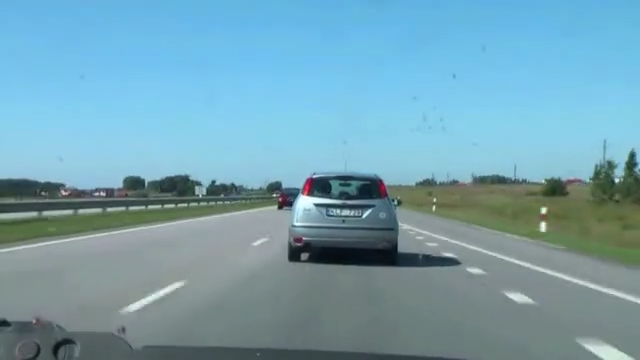
//> input picture data/lane01.bmp, 640 x 360 px, given in place of subProject.avi, which was not available
$ ./sliding_drive   (built with g++ and OpenCV 4)
//> lines starting //> are read from the running program, lines starting //| are printed output that depends on the picture; after the words box and inside, x2 and y2 are one past the last pixel; in counts of white or black regions, pixels touching at a corner belong together; pictures that were not available may be replaced by others from this repository, and a replacement may not be noted
#include <iostream>
#include "opencv2/opencv.hpp"
#include <fstream>
#include <algorithm >

using namespace std;
using namespace cv;

vector<Point> matrix_oper(Mat frame, Mat per_mat_tosrc, int lx1, int ly1, int lx2, int ly2, int rx1, int ry1, int rx2, int ry2) {
	vector<Point> warp_left_line, warp_right_line;

	int new_lx1, new_ly1, new_lx2, new_ly2;
	new_lx1 = (per_mat_tosrc.at<double>(0, 0) * lx1 + per_mat_tosrc.at<double>(0, 1) * ly1 + per_mat_tosrc.at<double>(0, 2)) /
		(per_mat_tosrc.at<double>(2, 0) * lx1 + per_mat_tosrc.at<double>(2, 1) * ly1 + per_mat_tosrc.at<double>(2, 2));

	new_ly1 = (per_mat_tosrc.at<double>(1, 0) * lx1 + per_mat_tosrc.at<double>(1, 1) * ly1 + per_mat_tosrc.at<double>(1, 2)) /
		(per_mat_tosrc.at<double>(2, 0) * lx1 + per_mat_tosrc.at<double>(2, 1) * ly1 + per_mat_tosrc.at<double>(2, 2));

	new_lx2 = (per_mat_tosrc.at<double>(0, 0) * lx2 + per_mat_tosrc.at<double>(0, 1) * ly2 + per_mat_tosrc.at<double>(0, 2)) /
		(per_mat_tosrc.at<double>(2, 0) * lx2 + per_mat_tosrc.at<double>(2, 1) * ly2 + per_mat_tosrc.at<double>(2, 2));

	new_ly2 = (per_mat_tosrc.at<double>(1, 0) * lx2 + per_mat_tosrc.at<double>(1, 1) * ly2 + per_mat_tosrc.at<double>(1, 2)) /
		(per_mat_tosrc.at<double>(2, 0) * lx2 + per_mat_tosrc.at<double>(2, 1) * ly2 + per_mat_tosrc.at<double>(2, 2));

	int new_rx1, new_ry1, new_rx2, new_ry2;
	new_rx1 = (per_mat_tosrc.at<double>(0, 0) * rx1 + per_mat_tosrc.at<double>(0, 1) * ry1 + per_mat_tosrc.at<double>(0, 2)) /
		(per_mat_tosrc.at<double>(2, 0) * rx1 + per_mat_tosrc.at<double>(2, 1) * ry1 + per_mat_tosrc.at<double>(2, 2));

	new_ry1 = (per_mat_tosrc.at<double>(1, 0) * rx1 + per_mat_tosrc.at<double>(1, 1) * ry1 + per_mat_tosrc.at<double>(1, 2)) /
		(per_mat_tosrc.at<double>(2, 0) * rx1 + per_mat_tosrc.at<double>(2, 1) * ry1 + per_mat_tosrc.at<double>(2, 2));

	new_rx2 = (per_mat_tosrc.at<double>(0, 0) * rx2 + per_mat_tosrc.at<double>(0, 1) * ry2 + per_mat_tosrc.at<double>(0, 2)) /
		(per_mat_tosrc.at<double>(2, 0) * rx2 + per_mat_tosrc.at<double>(2, 1) * ry2 + per_mat_tosrc.at<double>(2, 2));

	new_ry2 = (per_mat_tosrc.at<double>(1, 0) * rx2 + per_mat_tosrc.at<double>(1, 1) * ry2 + per_mat_tosrc.at<double>(1, 2)) /
		(per_mat_tosrc.at<double>(2, 0) * rx2 + per_mat_tosrc.at<double>(2, 1) * ry2 + per_mat_tosrc.at<double>(2, 2));

	warp_left_line.push_back(Point(new_lx1, new_ly1)); warp_left_line.push_back(Point(new_lx2, new_ly2));
	warp_right_line.push_back(Point(new_rx1, new_ry1)); warp_right_line.push_back(Point(new_rx2, new_ry2));


	line(frame, Point(new_lx1, new_ly1), Point(new_lx2, new_ly2), Scalar(0, 255, 255), 2);
	line(frame, Point(new_rx1, new_ry1), Point(new_rx2, new_ry2), Scalar(0, 255, 255), 2);

	int offset = 400;
	int lpos = int((offset - warp_left_line[0].y) * ((warp_left_line[1].x - warp_left_line[0].x) / (warp_left_line[1].y - warp_left_line[0].y)) + warp_left_line[0].x);
	int rpos = int((offset - warp_right_line[0].y) * ((warp_right_line[1].x - warp_right_line[0].x) / (warp_right_line[1].y - warp_right_line[0].y)) + warp_right_line[0].x);
	vector<Point> pos;
	pos.push_back(Point(lpos, rpos));

	return warp_left_line, warp_right_line, pos;
}

vector<Point> n_window_sliding(int left_start, int right_start, Mat roi, Mat v_thres, int w, int h,
	vector<Point>& lpoints, vector<Point>& rpoints, Mat per_mat_tosrc, Mat frame) {
	// define constant for sliding window
	int nwindows = 12;
	int window_height = (int)(h / nwindows);
	int window_width = (int)(w / nwindows * 1.5);

	int margin = window_width / 2;

	// 양쪽이 인식이 되었다면 초기화하고 다시 입력
	vector<Point> mpoints(nwindows);

	// init value setting
	int lane_mid = w / 2;

	int win_y_high = h - window_height;
	int win_y_low = h;

	int win_x_leftb_right = left_start + margin;
	int win_x_leftb_left = left_start - margin;

	int win_x_rightb_right = right_start + margin;
	int win_x_rightb_left = right_start - margin;

	lpoints[0] = Point(left_start, (int)((win_y_high + win_y_low) / 2));
	rpoints[0] = Point(right_start, (int)((win_y_high + win_y_low) / 2));
	mpoints[0] = Point((int)((left_start + right_start) / 2), (int)((win_y_high + win_y_low) / 2));

	// init box draw
	rectangle(roi, Rect(win_x_leftb_left, win_y_high, window_width, window_height), Scalar(0, 150, 0), 2);
	rectangle(roi, Rect(win_x_rightb_left, win_y_high, window_width, window_height), Scalar(150, 0, 0), 2);


	// window search start, i drew the init box at the bottom, so i start from 1 to nwindows
	for (int window = 1; window < nwindows; window++) {

		win_y_high = h - (window + 1) * window_height;
		win_y_low = h - window * window_height;

		win_x_leftb_right = left_start + margin;
		win_x_leftb_left = left_start - margin;

		win_x_rightb_right = right_start + margin;
		win_x_rightb_left = right_start - margin;

		int offset = (int)((win_y_high + win_y_low) / 2);

		int pixel_thres = window_width * 0.2;

		int ll = 0, lr = 0; int rl = 960, rr = 960;
		int li = 0; // nonzero가 몇개인지 파악하기 위한 벡터에 사용될 인자
		// window의 위치를 고려해서 벡터에 집어넣으면 불필요한 부분이 많아질 수 있다. 어차피 0의 개수를 구하기 위한 벡터이므로 0부터 window_width+1 개수만큼 생성
		vector<int> lhigh_vector(window_width + 1); // nonzero가 몇개 인지 파악할 때 사용할 벡터
		for (auto x = win_x_leftb_left; x < win_x_leftb_right; x++) {
			li++;
			lhigh_vector[li] = v_thres.at<uchar>(offset, x);

			// 차선의 중앙을 계산하기 위해 255 시작점과 255 끝점을 계산
			if (v_thres.at<uchar>(offset, x) == 255 && ll == 0) {
				ll = x;
				lr = x;
			}
			if (v_thres.at<uchar>(offset, x) == 255 && lr != 0) {
				lr = x;
			}
		}

		int ri = 0;
		vector<int> rhigh_vector(window_width + 1);
		for (auto x = win_x_rightb_left; x < win_x_rightb_right; x++) {
			ri++;
			rhigh_vector[ri] = v_thres.at<uchar>(offset, x);
			if (v_thres.at<uchar>(offset, x) == 255 && rl == 960) {
				rl = x;
				rr = x;
			}
			if (v_thres.at<uchar>(offset, x) == 255 && lr != 960) {
				rr = x;
			}
		}

		// window안에서 0이 아닌 픽셀의 개수를 구함
		int lnonzero = countNonZero(lhigh_vector);
		int rnonzero = countNonZero(rhigh_vector);


		// 방금 구했던 255 픽셀 시작 지점과 끝 지점의 중앙 값을 다음 window의 중앙으로 잡는다.
		if (lnonzero >= pixel_thres) {
			left_start = (ll + lr) / 2;
		}
		if (rnonzero >= pixel_thres) {
			right_start = (rl + rr) / 2;
		}


		// 차선 중앙과 탐지한 차선과의 거리 측정
		int lane_mid = (right_start + left_start) / 2;
		int left_diff = lane_mid - left_start;
		int right_diff = -(lane_mid - right_start);

#if 1
		// 한쪽 차선의 nonzero가 임계값을 넘지 못할 경우 중간을 기점으로 반대편 차선 위치를 기준으로 대칭
		if (lnonzero < pixel_thres && rnonzero > pixel_thres) {
			lane_mid = right_start - right_diff;
			left_start = lane_mid - right_diff;
		}
		else if (lnonzero > pixel_thres && rnonzero < pixel_thres) {
			lane_mid = left_start + left_diff;
			right_start = lane_mid + left_diff;
		}
#else
		// 지난 프레임에서의 픽셀값을 기억하고 nonzero가 임계값을 넘지 못할 경우 지난 프레임의 해당 윈도우 번호의 값을 불러옴
		if (lnonzero < pixel_thres && rnonzero > pixel_thres) {
			left_start = lpoints[window].x;
			lane_mid = (right_start + left_start) / 2;
		}
		else if (lnonzero > pixel_thres && rnonzero < pixel_thres && rpoints[window].x != 0) {
			right_start = rpoints[window].x;
			lane_mid = (right_start + left_start) / 2;
		}

#endif
		// draw window at v_thres
		rectangle(roi, Rect(win_x_leftb_left, win_y_high, window_width, window_height), Scalar(0, 150, 0), 2);
		rectangle(roi, Rect(win_x_rightb_left, win_y_high, window_width, window_height), Scalar(150, 0, 0), 2);


		mpoints[window] = Point(lane_mid, (int)((win_y_high + win_y_low) / 2));
		lpoints[window] = Point(left_start, (int)((win_y_high + win_y_low) / 2));
		rpoints[window] = Point(right_start, (int)((win_y_high + win_y_low) / 2));
	}

	Vec4f left_line, right_line, mid_line;
	fitLine(lpoints, left_line, DIST_L2, 0, 0.01, 0.01); // 출력의 0,1 번째 인자는 단위벡터, 3,4번째 인자는 선 위의 한 점
	fitLine(rpoints, right_line, DIST_L2, 0, 0.01, 0.01);
	fitLine(mpoints, mid_line, DIST_L2, 0, 0.01, 0.01);

	// 방향이 항상 아래를 향하도록 만들기 위해 단위 벡터의 방향을 바꿔준다.
	if (left_line[1] > 0) {
		left_line[1] = -left_line[1];
	}
	if (right_line[1] > 0) {
		right_line[1] = -right_line[1];
	}
	if (mid_line[1] > 0) {
		mid_line[1] = -mid_line[1];
	}

	int lx0 = left_line[2], ly0 = left_line[3]; // 선 위의 한 점
	int lx1 = lx0 + h / 2 * left_line[0], ly1 = ly0 + h / 2 * left_line[1]; // 단위 벡터 -> 그리고자 하는 길이를 빼주거나 더해줌
	int lx2 = 2 * lx0 - lx1, ly2 = 2 * ly0 - ly1;

	int rx0 = right_line[2], ry0 = right_line[3];
	int rx1 = rx0 + h / 2 * right_line[0], ry1 = ry0 + h / 2 * right_line[1];
	int rx2 = 2 * rx0 - rx1, ry2 = 2 * ry0 - ry1;

	int mx0 = mid_line[2], my0 = mid_line[3];
	int mx1 = mx0 + h / 2 * mid_line[0], my1 = my0 + h / 2 * mid_line[1];
	int mx2 = 2 * mx0 - mx1, my2 = 2 * my0 - my1;

	line(roi, Point(lx1, ly1), Point(lx2, ly2), Scalar(0, 100, 200), 3);
	line(roi, Point(rx1, ry1), Point(rx2, ry2), Scalar(0, 100, 200), 3);
	line(roi, Point(mx1, my1), Point(mx2, my2), Scalar(0, 0, 255), 3);

	vector<Point> warp_left_line(2), warp_right_line(2), pos;
	warp_left_line, warp_right_line, pos = matrix_oper(frame, per_mat_tosrc, lx1, ly1, lx2, ly2, rx1, ry1, rx2, ry2);

	return warp_left_line, warp_right_line, pos;
}


int main()
{
	VideoCapture cap("../data/subProject.avi");

	if (!cap.isOpened()) {
		cerr << "Camera open failed" << endl;
		return -1;
	}


	//csv 파일 생성
	ofstream CSVFILE("lane_pos.csv");
	CSVFILE << "index" << "," << "frame" << "," << "lpos" << "," << "rpos" << endl;
	int index = 0;

	// src image size
	int width = cvRound(cap.get(CAP_PROP_FRAME_WIDTH));
	int height = cvRound(cap.get(CAP_PROP_FRAME_HEIGHT));

	// warped image size
	int w = (int)width * 1.5, h = (int)height * 1.5;

	// point about warp transform
	vector<Point2f> src_pts(4);
	vector<Point2f> dst_pts(4);

	// 파란색 선 없는 roi
	src_pts[0] = Point2f(0, 395); src_pts[1] = Point2f(198, 280); src_pts[2] = Point2f(403, 280); src_pts[3] = Point2f(580, 395);
	dst_pts[0] = Point2f(0, h - 1); dst_pts[1] = Point2f(0, 0); dst_pts[2] = Point2f(w - 1, 0); dst_pts[3] = Point2f(w - 1, h - 1);

	// point about polylines
	vector<Point> pts(4);
	pts[0] = Point(src_pts[0]); pts[1] = Point(src_pts[1]); pts[2] = Point(src_pts[2]); pts[3] = Point(src_pts[3]);


	Mat per_mat_todst = getPerspectiveTransform(src_pts, dst_pts);
	Mat per_mat_tosrc = getPerspectiveTransform(dst_pts, src_pts);

	Mat frame, roi;
	vector<Point> warp_left_line(2), warp_right_line(2);
	vector<Point> lpoints(12), rpoints(12);

	while (true) {
		cap >> frame;
//> frame is the input picture: 360 rows x 640 cols, CV_8UC3; mean B, G, R 176.6, 161.2, 117.5

		if (frame.empty()) break;

		// perspective transform
		Mat roi;
		warpPerspective(frame, roi, per_mat_todst, Size(w, h), INTER_LINEAR);

		// roi box indicate
		polylines(frame, pts, true, Scalar(255, 255, 0), 2);
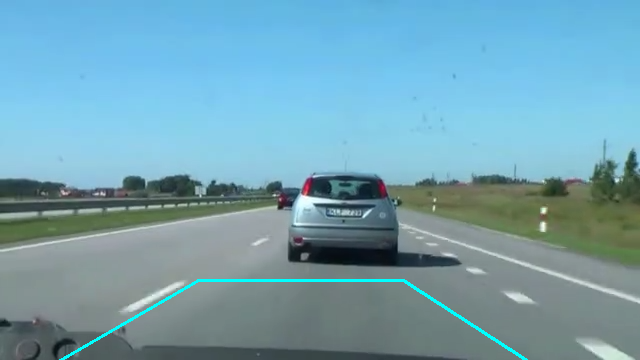
//> frame: 360 rows x 640 cols, CV_8UC3; 0.68% of pixels changed, all inside (x1, y1, x2, y2) = (59, 279, 528, 360)

		// 2-1 hsv -> gaussian -> inRange -> canny
		Mat hsv;
		Mat v_thres = Mat::zeros(w, h, CV_8UC1);
		int lane_binary_thres = 125; // contrast : 155
		cvtColor(roi, hsv, COLOR_BGR2HSV);
//> hsv: 540 rows x 960 cols, CV_8UC3; mean H, S, V 76.8, 27, 110.3

		// split H/S/V
		vector<Mat> hsv_planes;
		split(roi, hsv_planes);
		Mat v_plane = hsv_planes[2];

		// inverse
		v_plane = 255 - v_plane;
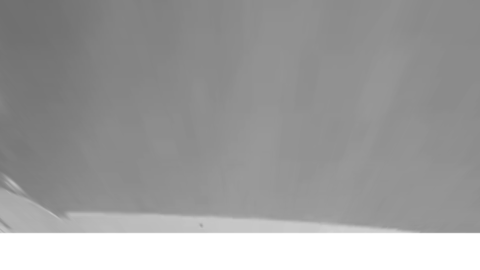
//> v_plane: 540 rows x 960 cols, CV_8UC1 (shown at 1/2 size); min 112, max 255, mean 158

		// brightness control
		int means = mean(v_plane)[0];
//> means = 157
		v_plane = v_plane + (100 - means);
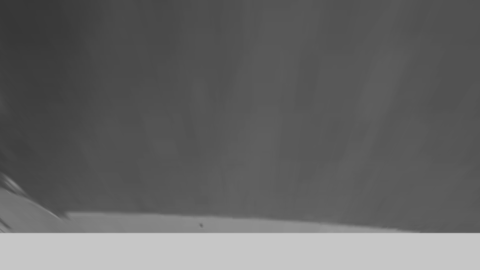
//> v_plane: 540 rows x 960 cols, CV_8UC1 (shown at 1/2 size); min 55, max 198, mean 101

		GaussianBlur(v_plane, v_plane, Size(), 1.0);
//> v_plane: 540 rows x 960 cols, CV_8UC1; 3.08% of pixels changed, all inside (x1, y1, x2, y2) = (0, 0, 960, 469)

		inRange(v_plane, lane_binary_thres, 255, v_thres);
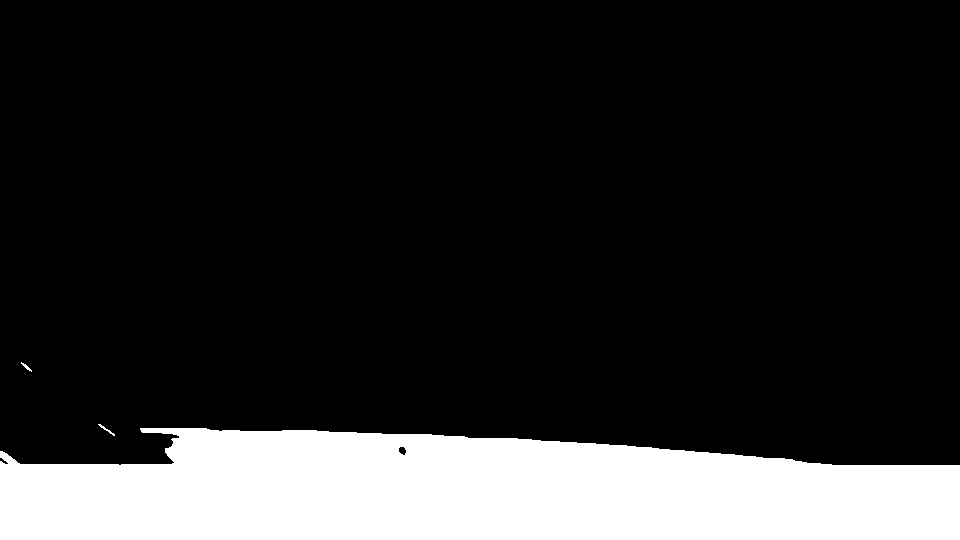
//> v_thres: 540 rows x 960 cols, CV_8UC1; 17% white; 3 white regions, box (x1, y1, x2, y2) and area: (0, 428, 960, 540) 88289, (98, 424, 115, 436) 40, (21, 362, 32, 372) 32

		imshow("v_thres", v_thres);

		// 첫위치 지정
		int left_l_init = 0, left_r_init = 0;
		int right_l_init = 960, right_r_init = 960;
		for (auto x = 0; x < w; x++) {
			if (x < w / 2) {
				if (v_thres.at<uchar>(h - 1, x) == 255 && left_l_init == 0) {
					left_l_init = x;
					left_r_init = x;
				}
				if (v_thres.at<uchar>(h - 1, x) == 255 && left_r_init != 0) {
					left_r_init = x;
				}
			}
			else {
				if (v_thres.at<uchar>(h - 1, x) == 255 && right_l_init == 960) {
					right_l_init = x;
					right_r_init = x;
				}
				if (v_thres.at<uchar>(h - 1, x) == 255 && right_r_init != 960) {
					right_r_init = x;
				}
			}
		}
//> after the loop, left_l_init = 1; left_r_init = 479; right_l_init = 480; right_r_init = 959

		int left_start = (left_l_init + left_r_init) / 2;
//> left_start = 240
		int right_start = (right_l_init + right_r_init) / 2;
//> right_start = 719


		vector<Point> pos;
		warp_left_line, warp_right_line, pos = n_window_sliding(left_start, right_start, roi, v_thres,
			w, h, lpoints, rpoints, per_mat_tosrc, frame);
//> in n_window_sliding, `int win_x_leftb_right = left_start + margin;`: win_x_leftb_right = 300
//> in n_window_sliding, `int win_x_leftb_left = left_start - margin;`: win_x_leftb_left = 180
//> in n_window_sliding, `int win_x_rightb_right = right_start + margin;`: win_x_rightb_right = 779
//> in n_window_sliding, `int win_x_rightb_left = right_start - margin;`: win_x_rightb_left = 659
//> in n_window_sliding, `lpoints[0] = Point(left_start, (int)((win_y_high + win_y_low) / 2));`: lpoints = 12 Points (x, y): [240, 517], [0, 0], [0, 0], [0, 0], [0, 0], [0, 0], [0, 0], [0, 0], [0, 0], [0, 0], [0, 0], [0, 0]
//> in n_window_sliding, `rpoints[0] = Point(right_start, (int)((win_y_high + win_y_low) / 2));`: rpoints = 12 Points (x, y): [719, 517], [0, 0], [0, 0], [0, 0], [0, 0], [0, 0], [0, 0], [0, 0], [0, 0], [0, 0], [0, 0], [0, 0]
//> in n_window_sliding, `mpoints[0] = Point((int)((left_start + right_start) / 2), (int)((win_y..`: mpoints = 12 Points (x, y): [479, 517], [0, 0], [0, 0], [0, 0], [0, 0], [0, 0], [0, 0], [0, 0], [0, 0], [0, 0], [0, 0], [0, 0]
//> the loop in n_window_sliding, `for (int window = 1; window < nwindows; window++)` made 11 passes
//> (win_x_leftb_right, win_x_leftb_left, win_x_rightb_right, win_x_rightb_left, ll, lr, rl, rr) on pass 1: (300, 180, 779, 659, 180, 299, 659, 778)
//> after the loop in n_window_sliding, `for (int window = 1; window < nwindows; window++)`:
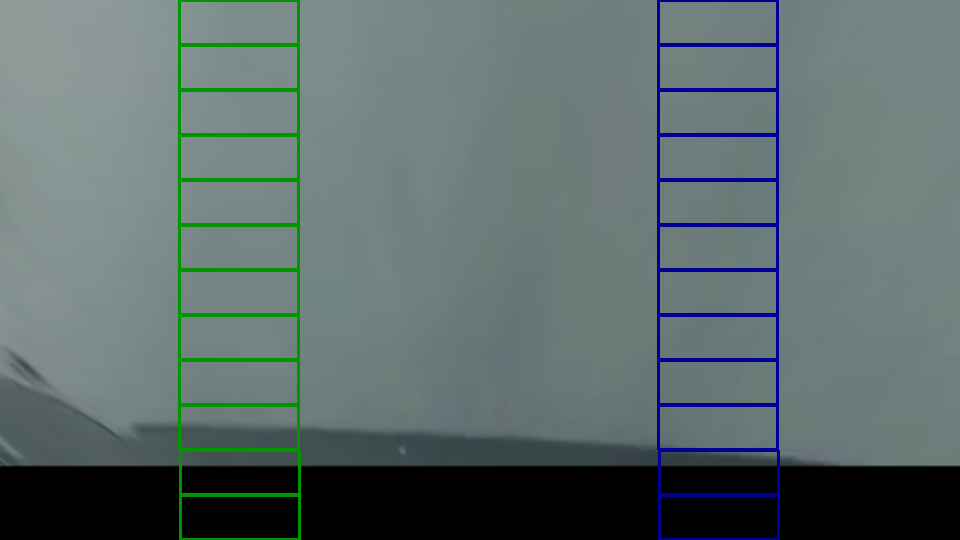
//> roi: 540 rows x 960 cols, CV_8UC3; mean B, G, R 108.3, 108.8, 93.7
//> in n_window_sliding, `fitLine(lpoints, left_line, DIST_L2, 0, 0.01, 0.01);`: left_line = [0.000855, 1, 239.1, 269.5]
//> in n_window_sliding, `fitLine(rpoints, right_line, DIST_L2, 0, 0.01, 0.01);`: right_line = [0.000855, 1, 718.1, 269.5]
//> in n_window_sliding, `fitLine(mpoints, mid_line, DIST_L2, 0, 0.01, 0.01);`: mid_line = [0.000855, 1, 478.1, 269.5]
//> in n_window_sliding, `left_line[1] = -left_line[1];`: left_line = [0.000855, -1, 239.1, 269.5]
//> in n_window_sliding, `right_line[1] = -right_line[1];`: right_line = [0.000855, -1, 718.1, 269.5]
//> in n_window_sliding, `mid_line[1] = -mid_line[1];`: mid_line = [0.000855, -1, 478.1, 269.5]
//> in n_window_sliding, `int lx0 = left_line[2], ly0 = left_line[3];`: lx0 = 239; ly0 = 269
//> in n_window_sliding, `int lx1 = lx0 + h / 2 * left_line[0], ly1 = ly0 + h / 2 * left_line[1];`: lx1 = 239; ly1 = 0
//> in n_window_sliding, `int lx2 = 2 * lx0 - lx1, ly2 = 2 * ly0 - ly1;`: lx2 = 239; ly2 = 538
//> in n_window_sliding, `int rx0 = right_line[2], ry0 = right_line[3];`: rx0 = 718; ry0 = 269
//> in n_window_sliding, `int rx1 = rx0 + h / 2 * right_line[0], ry1 = ry0 + h / 2 * right_line[..`: rx1 = 718; ry1 = 0
//> in n_window_sliding, `int rx2 = 2 * rx0 - rx1, ry2 = 2 * ry0 - ry1;`: rx2 = 718; ry2 = 538
//> in n_window_sliding, `int mx0 = mid_line[2], my0 = mid_line[3];`: mx0 = 478; my0 = 269
//> in n_window_sliding, `int mx1 = mx0 + h / 2 * mid_line[0], my1 = my0 + h / 2 * mid_line[1];`: mx1 = 478; my1 = 0
//> in n_window_sliding, `int mx2 = 2 * mx0 - mx1, my2 = 2 * my0 - my1;`: mx2 = 478; my2 = 538
//> in n_window_sliding, `line(roi, Point(mx1, my1), Point(mx2, my2), Scalar(0, 0, 255), 3);`:
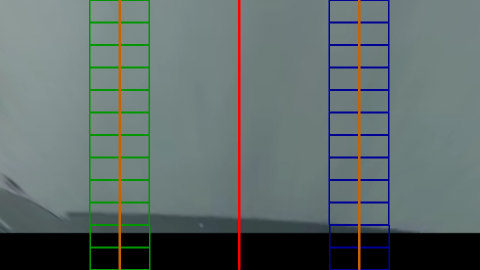
//> roi: 540 rows x 960 cols, CV_8UC3 (shown at 1/2 size); mean B, G, R 106.6, 108.2, 95.8
//> in matrix_oper, `new_lx1 = (per_mat_tosrc.at<double>(0, 0) * lx1 + per_mat_tosrc.at<dou..`: new_lx1 = 249
//> in matrix_oper, `new_ly1 = (per_mat_tosrc.at<double>(1, 0) * lx1 + per_mat_tosrc.at<dou..`: new_ly1 = 280
//> in matrix_oper, `new_lx2 = (per_mat_tosrc.at<double>(0, 0) * lx2 + per_mat_tosrc.at<dou..`: new_lx2 = 145
//> in matrix_oper, `new_ly2 = (per_mat_tosrc.at<double>(1, 0) * lx2 + per_mat_tosrc.at<dou..`: new_ly2 = 394
//> in matrix_oper, `new_rx1 = (per_mat_tosrc.at<double>(0, 0) * rx1 + per_mat_tosrc.at<dou..`: new_rx1 = 351
//> in matrix_oper, `new_ry1 = (per_mat_tosrc.at<double>(1, 0) * rx1 + per_mat_tosrc.at<dou..`: new_ry1 = 280
//> in matrix_oper, `new_rx2 = (per_mat_tosrc.at<double>(0, 0) * rx2 + per_mat_tosrc.at<dou..`: new_rx2 = 433
//> in matrix_oper, `new_ry2 = (per_mat_tosrc.at<double>(1, 0) * rx2 + per_mat_tosrc.at<dou..`: new_ry2 = 394
//> in matrix_oper, `warp_left_line.push_back(Point(new_lx1, new_ly1))`: warp_left_line = 1 Point (x, y): [249, 280]
//> in matrix_oper, `warp_left_line.push_back(Point(new_lx2, new_ly2))`: warp_left_line = 2 Points (x, y): [249, 280], [145, 394]
//> in matrix_oper, `warp_right_line.push_back(Point(new_rx1, new_ry1))`: warp_right_line = 1 Point (x, y): [351, 280]
//> in matrix_oper, `warp_right_line.push_back(Point(new_rx2, new_ry2))`: warp_right_line = 2 Points (x, y): [351, 280], [433, 394]
//> in matrix_oper, `line(frame, Point(new_rx1, new_ry1), Point(new_rx2, new_ry2), Scalar(0..`:
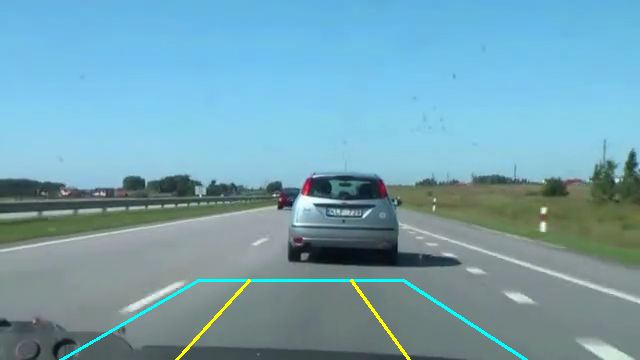
//> frame: 360 rows x 640 cols, CV_8UC3; mean B, G, R 177.1, 162.4, 117.1
//> in matrix_oper, `int lpos = int((offset - warp_left_line[0].y) * ((warp_left_line[1].x ..`: lpos = 249
//> in matrix_oper, `int rpos = int((offset - warp_right_line[0].y) * ((warp_right_line[1]...`: rpos = 351
//> in matrix_oper, `pos.push_back(Point(lpos, rpos));`: pos = 1 Point (x, y): [249, 351]
//> pos = 1 Point (x, y): [249, 351]; lpoints = 12 Points (x, y): [240, 517], [239, 472], [239, 427], [239, 382], [239, 337], [239, 292], [239, 247], [239, 202], [239, 157], [239, 112], [239, 67], [239, 22]; rpoints = 12 Points (x, y): [719, 517], [718, 472], [718, 427], [718, 382], [718, 337], [718, 292], [718, 247], [718, 202], [718, 157], [718, 112], [718, 67], [718, 22]


		imshow("src", frame);
		imshow("roi", roi);


		//csv 파일 생성
		int frame_number = cap.get(CAP_PROP_POS_FRAMES) - 1;
		if (frame_number % 30 == 0)
		{
			int lpos = pos[0].x;
			int rpos = pos[1].x;

			CSVFILE << index << "," << frame_number << "," << lpos << "," << rpos << endl;
			index++;
		}

		if (waitKey(10) == 27) break;
//> the Esc key is pressed

	}
	cap.release();
	destroyAllWindows();
}
